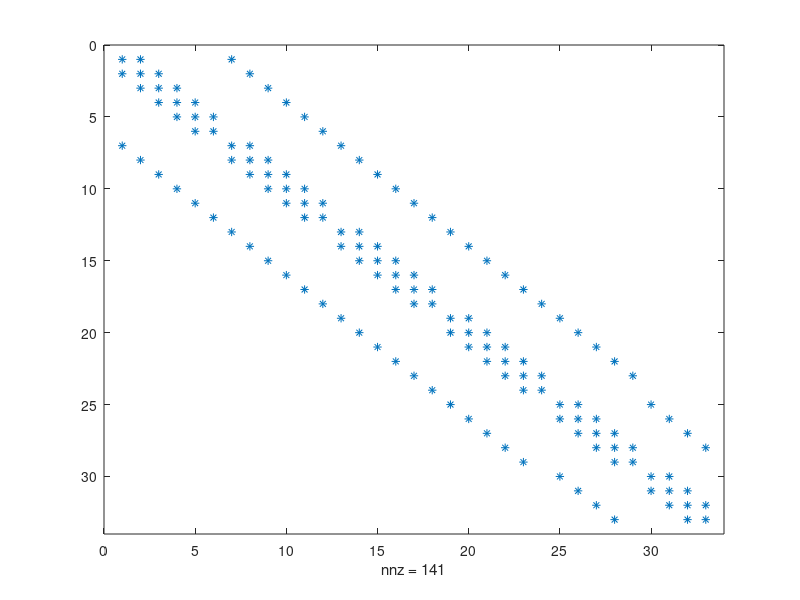

The MATLAB source for this figure: (Note: this script raises an error after producing the figure.)
%% Case Study
%% 
% 
%% Creating the Linear System

clear all
%%
%% GENERATING THE A MATRIX
a = (sqrt(2)+30)/15;
%% Imputting known values into a large matrix

value = -1 * [-2 1 1 ... %T1
    -3 1 1 1 ...    %T2 
    -3 1 1 1 ...    %T3
    -3 1 1 1 ...    %T4
    -3 1 1 1 ...    %T5
    -3 1 1 ...      %T6 
    -3 1 1 1 ...    %T7
    -4 1 1 1 1 ...  %T8
    -4 1 1 1 1 ...  %T9 
    -4 1 1 1 1 ...  %T10
    -4 1 1 1 1 ...  %T11
    -4 1 1 1 ...    %T12
    -3 1 1 1 ...    %T13
    -4 1 1 1 1 ...  %T14
    -4 1 1 1 1 ...  %T15
    -4 1 1 1 1 ...  %T16
    -4 1 1 1 1 ...  %T17
    -4 1 1 1 ...    %T18
    -3 1 1 1 ...    %T19
    -4 1 1 1 1 ...  %T20
    -4 1 1 1 1 ...  %T21
    -4 1 1 1 1 ...  %T22
    -4 1 1 1 1 ...  %T23
    -a 1 1 ...      %T24
    -3 1 1 1 ...    %T25
    -4 1 1 1 1 ...  %T26
    -4 1 1 1 1 ...  %T27
    -4 1 1 1 1 ...  %T28
    -a 1 1 ...      %T29
    -3 1 1 ...      %T30
    -4 1 1 1 ...    %T31
    -4 1 1 1 ...    %T32
    -a 1 1 ];       %T33
   
column_number = [1 2 7 ... %T1
    2 1 3 8 ...         %T2 
    3 2 4 9 ...         %T3
    4 3 5 10 ...        %T4
    5 4 6 11 ...        %T5
    6 5 12 ...          %T6 
    7 1 8 13 ...        %T7
    8 2 7 9 14 ...      %T8
    9 3 8 10 15 ...     %T9 
    10 4 9 11 16 ...    %T10
    11 5 10 12 17 ...   %T11
    12 6 11 18 ...      %T12
    13 7 14 19 ...      %T13
    14 8 13 15 20 ...   %T14
    15 9 14 16 21 ...   %T15
    16 10 15 17 22 ...  %T16
    17 11 16 18 23 ...  %T17
    18 12 17 24 ...     %T18
    19 13 20 25 ...     %T19
    20 14 19 21 26 ...  %T20
    21 15 20 22 27 ...  %T21
    22 16 21 23 28 ...  %T22
    23 17 22 24 29 ...  %T23
    24 18 23 ...        %T24
    25 19 26 30 ...     %T25
    26 20 25 27 31 ...  %T26
    27 21 26 28 32 ...  %T27
    28 22 27 29 33 ...  %T28
    29 23 28 ...        %T29
    30 25 31 ...        %T30
    31 26 30 32 ...     %T31
    32 27 31 33 ...     %T32
    33 28 32 ];         %T33

number_of_values_in_row = [3 4 4 4 4 3 4 5 5 5 5 4 4 5 5 5 5 4 4 5 5 5 5 3 4 5 5 5 3 3 4 4 3];

A = zeros(33,33);
tally = 1;
for i=1:33
    n = number_of_values_in_row(i);
    for j = tally:tally + n - 1
        c = column_number(j);
        A(i,c) = value(j);
    end
    tally = tally + n;
end

%% creating b matrix
b = zeros(33,1);
b([6 12 18]) = 40;
b([24 29 33]) = (4*sqrt(2))/3;
b(30:32) = 70;

%% solve for Temperature Values
Temperature = A\b
%% Storage Methods and Soutions
% Full Storage

%% Spy Plot of A
spy(A)
%% Factorising A
A_Full = cholesky_factorisation(A);

%% Spy Plot of Factorised A
spy(A_Full)
%% Solving for T
T_Full = General_Solve(A_Full, b)
%% Confirming Correct Solution
isequal(round(T_Full, 10), round(Temperature,10))
% Efficiency for Full Storage

%% Finding Bandwidths For A
kl = bandwidth(A_Full,'lower'); % Lower Bandwidth of A
ku = bandwidth(A_Full,'upper'); % Upper Bandwidth of A
kt = kl + ku + 1;         % Total Bandwidth
fprintf('Total Bandwidth of full storage: 13');
%% Calculating Fill in
A_Full_Fill = 250 - 141;
fprintf('Full Storage Fill in: 109');
%% Memory Usage
info_A_Full = whos('A_Full');
fprintf('Memory usage of Full Storage A: %.2f Bytes', info_A_Full.bytes);
%% Runtime for Solution
tic
General_Solve(A_Full, b);
toc
%% Number of Floating Point Operations


% Packed Storage

A_Packed = [];

n = size(A,1);
m = size(A,2);

for i = 1:n
    modified_A = A(i, 1:i);
    A_Packed = [A_Packed modified_A];
end

%% Apply Cholesky Factorisation for packed storage
A_Packed = Packed_cholesky_factorisation(A_Packed);

%% Solving for T
T_Packed = Packed_Solve(A_Packed, b)
%% Confirming Correct Solution
isequal(round(T_Packed, 10), round(Temperature,10))
% Efficiency for Packed Storage

%% Memory Usage
info_A_Packed = whos('A_Packed');
fprintf('Memory usage of Packed Storage A: %.2f Bytes', info_A_Packed.bytes);
%% Runtime
tic
Packed_Solve(A_Packed, b);
toc
%% Number of Floating Point Operations


% Band Storage

%% Performing Reverse Cuthill Mckee on matrix A 
band_perm = symrcm(A);

%% Reorder the matrix A and B using the permutation vector
Band_A_Perm_Full = A(band_perm, band_perm);
Band_B_Perm = b(band_perm);

%% Storing Only Upper Triangular Values
Band_A_Perm = triu(Band_A_Perm_Full);

%% Generating Spy Plots of Permutated A
spy(Band_A_Perm)
%% Factorising Permutated A
A_Band = Band_cholesky_factorisation(Band_A_Perm);

%% Generating Spy Plots of Permutated and Factorised A
spy(A_Band)
%% Calculating T with permutations using the A_Band
Band_T_Perm = General_Solve(A_Band', Band_B_Perm);

%% Reordering to obtain the original temperatures for each node
n = length(band_perm);
band_perm_inverse = zeros(1,n);

for i = 1:n
    band_perm_inverse(band_perm(i)) = i;
end

T_Band = Band_T_Perm(band_perm_inverse)
%% Confirming Correct Solution
isequal(round(T_Band, 10), round(Temperature,10))
% 
% Efficiency for Band Storage

%% Finding Bandwidths For Original Matrix A
ku_Band = bandwidth(A_Band,'upper'); % Lower Bandwidth of A
kt_Band = ku_Band + 1;         % Total Bandwidth
fprintf('Total Bandwidth of full storage: 7');

%% Calculating Fill in
A_Full_Fill = 168 - 87;
fprintf('Full Storage Fill in: 81');

%% Memory Usage
info_A_Band = whos('A_Band');
fprintf('Memory usage of Band Storage A: %.2f Bytes', info_A_Band.bytes);

%% Runtime for Solution
tic
General_Solve(A_Band, b);
toc

%% Number of Floating Point Operations
% Sparse Storage

%% Permutating Matrix A and vector B with AMD ordering
Sparse_Perm = symamd(A);
Sparse_A_Perm_Full = A(Sparse_Perm, Sparse_Perm);
Sparse_B_Perm = b(Sparse_Perm);

%% Converting to upper triangular matrix
Sparse_A_Perm = triu(Sparse_A_Perm_Full);

% Spy Plot of Permuted A
spy(Sparse_A_Perm)
%% Factorising Sparse version of A
Sparse_A = sparse_cholesky_factorisation(Sparse_A_Perm);

% Spy Plot of factorised and permutated A
spy(Sparse_A')
%% Calculating T
Sparse_T_Perm = General_Solve(Sparse_A, Sparse_B_Perm);

%% Reordering for original solution
zerop = 1:33;
invp(Sparse_Perm) = zerop;

T_Sparse = Sparse_T_Perm(invp)
%% Confirming Correct Solution
isequal(round(T_Sparse, 10), round(Temperature, 10))
% Efficiency for Sparse Storage

%% Finding Bandwidths For Original Matrix A
ku_Sparse = bandwidth(Sparse_A,'lower'); % Lower Bandwidth of A
kt_Sparse = ku_Sparse + 1;         % Total Bandwidth
fprintf('Total Bandwidth of Sparse storage: 30');
%% Calculating Fill in
A_Full_Fill = 140 - 87 %% Need to check second spy plot for fill in
fprintf('Sparse Storage Fill in: 53');
%% Memory Usage
info_A_Sparse = whos('Sparse_A');
fprintf('Memory usage of Sparse Storage A: %.2f Bytes', info_A_Sparse.bytes);
%% Runtime for Solution
tic
Sparse_A = sparse_cholesky_factorisation(Sparse_A_Perm);
General_Solve(Sparse_A, b);
toc
%% Number of Floating Point Operations

% CSR Storage

%% Converting A into Compressed Sparse Row Format
[rb, c, v] = CSR(A)
%% Iterative Methods
% Jacobi

x0 = ones(33,1); % Initial guess
tol = 1e-14; % Tolerance
maxiters = 10000; % Number of maximum iterations

% Jacobi Method for CSR Storage
[T_Jacobi, Converged_Jacobi, k_Jacobi, Res_Jacobi] = Jacobi_CSR(rb, v, c, b, x0, tol, maxiters)
%% Confirming Correct Solution
isequal(round(T_Jacobi, 10), round(Temperature, 10))
%% 
% *Efficiency for Jacobi Method using CSR Storage*

%% Runtime for Solution
tic
[T_Jacobi, Converged_Jacobi, k_Jacobi, Res_Jacobi] = Jacobi_CSR(rb, v, c, b, x0, tol, maxiters);
toc
%% Number of Iterations
k_Jacobi
%% Number of Floating Point Operations

%% 
% *Tolerance for Jacobi*

% Finding the tolerance required to produce a solution visually indistiguishable from that 
% produced by the direct methods. Assume 'visually indistiguishable' means to 4 decimal places. 

x0 = ones(33,1); % Initial guess
maxiters = 10000; % Number of maximum iterations

tol1 = 1e-7;
[T_JTol1, ~, ~, ~] = Jacobi_CSR(rb, v, c, b, x0, tol1, maxiters);
isequal(round(T_JTol1, 4), round(Temperature, 4))
tol2 = 1e-8;
[T_JTol2, ~, ~, ~] = Jacobi_CSR(rb, v, c, b, x0, tol2, maxiters);
isequal(round(T_JTol2, 4), round(Temperature, 4))
tol3 = 1e-9;
[T_JTol3, ~, ~, ~] = Jacobi_CSR(rb, v, c, b, x0, tol3, maxiters);
isequal(round(T_JTol3, 4), round(Temperature, 4))
% Gauss-Seidel

x0 = ones(33,1); % Initial guess
tol = 1e-14; % Tolerance
maxiters = 10000; % Number of maximum iterations

% Gauss-Seidel Method for CSR Storage
[T_GS, Converged_GS, k_GS, Res_GS] = GaussSeidel_CSR(rb, v, c, b, x0, tol, maxiters)
%% Confirming Correct Solution
isequal(round(T_GS, 10), round(Temperature, 10))
%% 
% *Efficiency for Gauss-Seidel Method using CSR Storage*

%% Runtime for Solution
tic
[T_GS, Converged_GS, k_GS, Res_GS] = GaussSeidel_CSR(rb, v, c, b, x0, tol, maxiters);
toc
%% Number of Iterations
k_GS
%% Number of Floating Point Operations

%% 
% *Tolerance for Gauss-Seidel*

% Finding the tolerance required to produce a solution visually indistiguishable from that 
% produced by the direct methods. Assume 'visually indistiguishable' means to 4 decimal places.

x0 = ones(33,1); % Initial guess
maxiters = 10000; % Number of maximum iterations

tol1 = 1e-7;
[T_GSTol1, ~, ~, ~] = GaussSeidel_CSR(rb, v, c, b, x0, tol1, maxiters);
isequal(round(T_GSTol1, 4), round(Temperature, 4))
tol2 = 1e-8;
[T_GSTol2, ~, ~, ~] = GaussSeidel_CSR(rb, v, c, b, x0, tol2, maxiters);
isequal(round(T_GSTol2, 4), round(Temperature, 4))
tol3 = 1e-9;
[T_GSTol3, ~, ~, ~] = GaussSeidel_CSR(rb, v, c, b, x0, tol3, maxiters);
isequal(round(T_GSTol3, 4), round(Temperature, 4))
% SOR

x0 = ones(33,1); % Initial guess
tol = 1e-14; % Tolerance
maxiters = 10000; % Number of maximum iterations

% Calculating omega

D = diag(diag(A)); L = tril(A,-1); U = triu(A,1);
T_J = -inv(D)*(L+U); % Jacobi iteration matrix
rhoT_J = max(abs(eig(T_J))); % spectral radius of T_J
omega = 2 / (1+sqrt(1-(rhoT_J)^2)) % calculating optimal omega using Laplace's equation
% SOR Method for CSR Storage
[T_SOR, Converged_SOR, k_SOR, Res_SOR] = SOR_CSR(rb, v, c, b, x0, tol, maxiters, omega)
%% Confirming Correct Solution
isequal(round(T_SOR, 10), round(Temperature, 10))
%% 
% *Efficiency for SOR Method using CSR Storage*

%% Runtime for Solution
tic
[T_SOR, Converged_SOR, k_SOR, Res_SOR] = SOR_CSR(rb, v, c, b, x0, tol, maxiters, omega);
toc
%% Number of Iterations
k_SOR
%% Number of Floating Point Operations

%% 
% *Tolerance for SOR*

% Finding the tolerance required to produce a solution visually indistiguishable from that 
% produced by the direct methods. Assume 'visually indistiguishable' means to 4 decimal places.

x0 = ones(33,1); % Initial guess
maxiters = 10000; % Number of maximum iterations

tol1 = 1e-7;
[T_SORTol1, ~, ~, ~] = SOR_CSR(rb, v, c, b, x0, tol1, maxiters, omega);
isequal(round(T_SORTol1, 4), round(Temperature, 4))
tol2 = 1e-8;
[T_SORTol2, ~, ~, ~] = SOR_CSR(rb, v, c, b, x0, tol2, maxiters, omega);
isequal(round(T_SORTol2, 4), round(Temperature, 4))
%% 
% *Effect of omega on rate of convergence*

% Calculating the spectral radius with varying omega

D = diag(diag(A)); L = tril(A,-1); U = triu(A,1);
N = 1000;
omega = linspace(0.01,2,N);
rho_TSOR = zeros(N,1);
for i = 1:N
    TSOR = inv(D/omega(i) + L)*(((1-omega(i))/omega(i))* D - U);
    rho_TSOR(i) = max(abs(eig(TSOR)));
end

T_J = -inv(D)*(L+U); % Jacobi iteration matrix
rhoT_J = max(abs(eig(T_J))); % spectral radius of T_J
omega_opt = 2 / (1+sqrt(1-(rhoT_J)^2)); % calculating optimal omega using Laplace's equation
TSOR_opt = inv(D/omega_opt + L)*(((1-omega_opt)/omega_opt)* D - U);
rho_opt = max(abs(eig(TSOR_opt)));

figure
plot(omega, rho_TSOR, 'DisplayName', '')
hold on
plot(omega_opt, rho_opt, 'r.', 'MarkerSize', 20, 'DisplayName','Optimal Omega')
xlabel('Omega','Interpreter','latex')
ylabel('rho(TSOR)','Interpreter','latex')
title(['Spectral Radius of SOR Method with Varying Omega'],'Interpreter','latex')
legend
hold off
% Calculating the number of iterations required with varying omega

tol = 1e-14;
maxiters = 10000;
n = 1500;
omega2 = linspace(0.45,1.95,n);
k_omega = zeros(size(omega2));

for i = 1:n
    [~, ~, k_omega(i), ~] = SOR_CSR(rb, v, c, b, x0, tol, maxiters, omega2(i));
end

figure
plot(omega2, k_omega, 'DisplayName','')
hold on
plot(omega_opt, k_SOR, 'r.', 'MarkerSize', 20, 'DisplayName','Optimal Omega')
xlabel('Omega','Interpreter','latex')
ylabel('Number of Iterations','Interpreter','latex')
title(['Number of Iterations Required to Converge with Varying Omega'],'Interpreter','latex')
legend
hold off
% Conjugate Gradient

x0 = ones(33,1); % Initial guess
tol = 1e-14; % Tolerance
maxiters = 10000; % Number of maximum iterations

% Conjugate Gradient Method for CSR Storage
[T_CG, Converged_CG, k_CG, Res_CG] = CG_CSR(rb, v, c, b, x0, tol, maxiters)
%% Confirming Correct Solution
isequal(round(T_CG, 10), round(Temperature, 10))
%% 
% *Efficiency for Conjugate Gradient Method using CSR Storage*

%% Runtime for Solution
tic
[T_CG, Converged_CG, k_CG, Res_CG] = CG_CSR(rb, v, c, b, x0, tol, maxiters);
toc
%% Number of Iterations
k_CG
%% Number of Floating Point Operations

%% 
% *Tolerance for Conjugate Gradient*

% Finding the tolerance required to produce a solution visually indistiguishable from that 
% produced by the direct methods. Assume 'visually indistiguishable' means to 4 decimal places.

x0 = ones(33,1); % Initial guess
maxiters = 10000; % Number of maximum iterations

tol1 = 1e-6;
[T_CGTol1, ~, ~, ~] = CG_CSR(rb, v, c, b, x0, tol1, maxiters);
isequal(round(T_CGTol1, 4), round(Temperature, 4))
tol2 = 1e-7;
[T_CGTol2, ~, ~, ~] = CG_CSR(rb, v, c, b, x0, tol2, maxiters);
isequal(round(T_CGTol2, 4), round(Temperature, 4))
%% 
% *Comparison of the Iterative Methods*

k_JacobiPlot = 0:k_Jacobi;
k_GSPlot = 0:k_GS;
k_SORPlot = 0:k_SOR;
k_CGPlot = 0:k_CG;
figure
plot(k_JacobiPlot,log(Res_Jacobi),'r-','DisplayName','Jacobi')
hold on
plot(k_GSPlot,log(Res_GS),'b-','DisplayName','Gauss-Seidel')
plot(k_SORPlot,log(Res_SOR),'m-','DisplayName','SOR')
plot(k_CGPlot,log(Res_CG),'g-','DisplayName','Conjugate Gradient')
xlabel('Number of Iterations','Interpreter','latex')
ylabel('Log of the Residual Norm','Interpreter','latex')
title(['Residual Norm of the Iterative Methods'],'Interpreter','latex')
legend
hold off
%% Visualisation

%Intialising electronic component matrix
T = zeros(7,7);

%Assigning temperatures to specifc nodes
T(1, 1:4) = 70;
T(4:7, 7) = 40;
T(7, 1:6) = Temperature(1:6);
T(6, 1:6) = Temperature(7:12);
T(5, 1:6) = Temperature(13:18);
T(4, 1:6) = Temperature(19:24);
T(3, 1:5) = Temperature(25:29);
T(2, 1:4) = Temperature(30:33);
T(T == 0) = NaN;

%Generating the Mesh Grid for component
[X, Y] = meshgrid(0:0.01:0.06, 0.06:-0.01:0);

Temperature = T(~isnan(T));
x = X(~isnan(T));
y = Y(~isnan(T));

%Triangulating to connect vertices
tri = delaunay(x, y);

%Visualising the mesh with numbered triangles
figure
trimesh(tri, x, y)
axis image

%Removing unused triangles
tri([29, 44, 36],:) = [];

%Numbering the triagnles
for i = 1:size(tri,1);
    indices = tri(i,:);
    vertices = [x(indices) y(indices)];
    centroid = mean(vertices);
    text(centroid(1), centroid(2), num2str(i));
end

%Creating the final visualisation
figure
trisurf(tri, x, y, Temperature)
view(2)
shading interp
colormap cool
colorbar
axis image
grid off
%% Effect of Ambient Temperature

%% Point (0.03, 0.03) corresponds to node 22

%% Constructing new B vector where the ambient temperature is kept as an unknown variable
%% 'a' corresponds to the ambient temperature
syms a
BAmbient = zeros(33,1);
BAmbient = symmatrix(BAmbient);
BAmbient(6) = 40;
BAmbient(12) = 40;
BAmbient(18) = 40;
BAmbient(24) = a.*sqrt(2)/15;
BAmbient(29) = a.*sqrt(2)/15;
BAmbient(30) = 70;
BAmbient(31) = 70;
BAmbient(32) = 70;
BAmbient(33) = a.*sqrt(2)/15;
BAmbient = symmatrix2sym(BAmbient);
sympref('FloatingPointOutput',true);
Tsym = A \ BAmbient
Node22 = Tsym(22) % Node corresponding to T(0.03, 0.03)
%% Calculating the ambient temperature which makes T(0.03, 0.03) 50 degrees
LowTemp = Node22 == 50
LowestTemp = solve(LowTemp, a)
%% Calculating the ambient temperature which makes T(0.03, 0.03) 55 degrees
HighTemp = Node22 == 55
HighestTemp = solve(HighTemp, a)
% Check by calculating the temperature at node 22 with ambient temps ranging from
% 0 to 60 degrees

AmbientTemps = 0:1:60;
Node22Temps = zeros(1,length(AmbientTemps));

for i = 0:length(AmbientTemps)-1
    B1 = BAmbient;
    B1 = subs(B1, a, i);
    CheckNode22 = A \ B1;
    Node22Temps(i+1) = CheckNode22(22);
end

AmbientTemps, Node22Temps
index = find(Node22Temps < 50 | Node22Temps > 55)
OutsideRangeTemps = AmbientTemps(index)
%% 
%